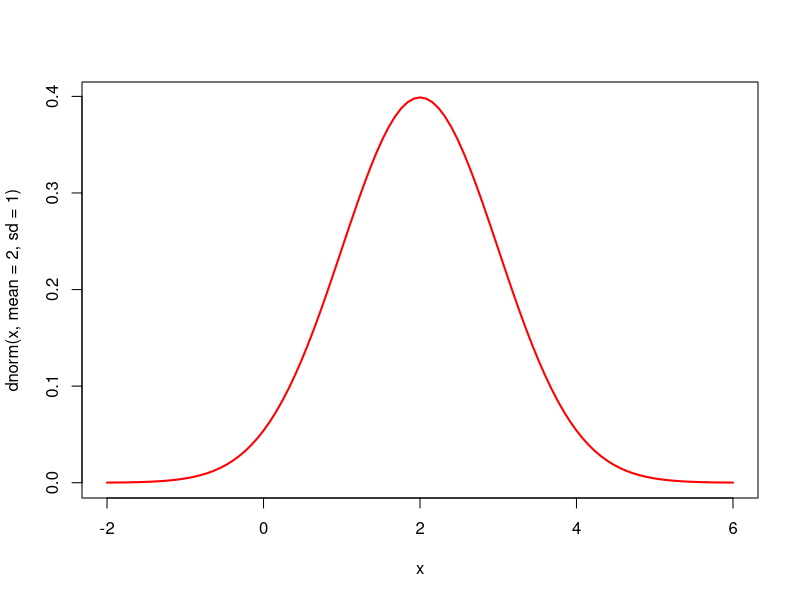
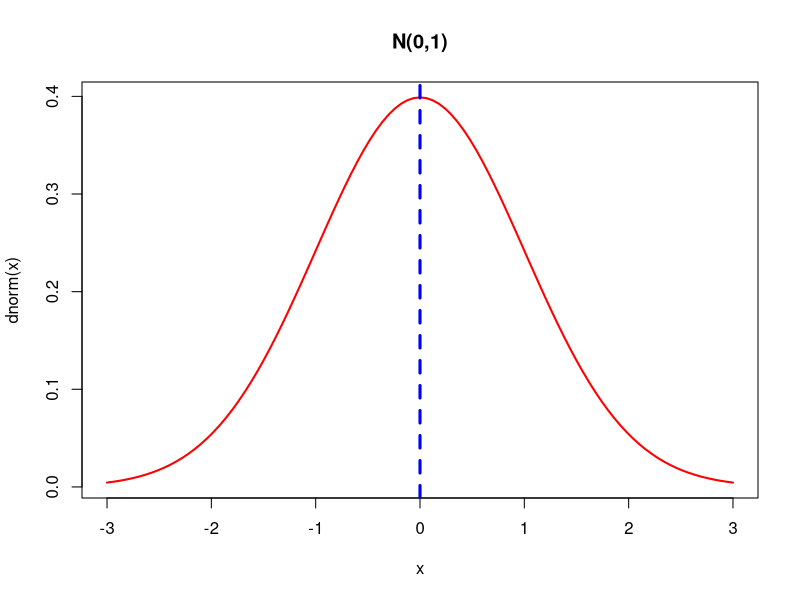
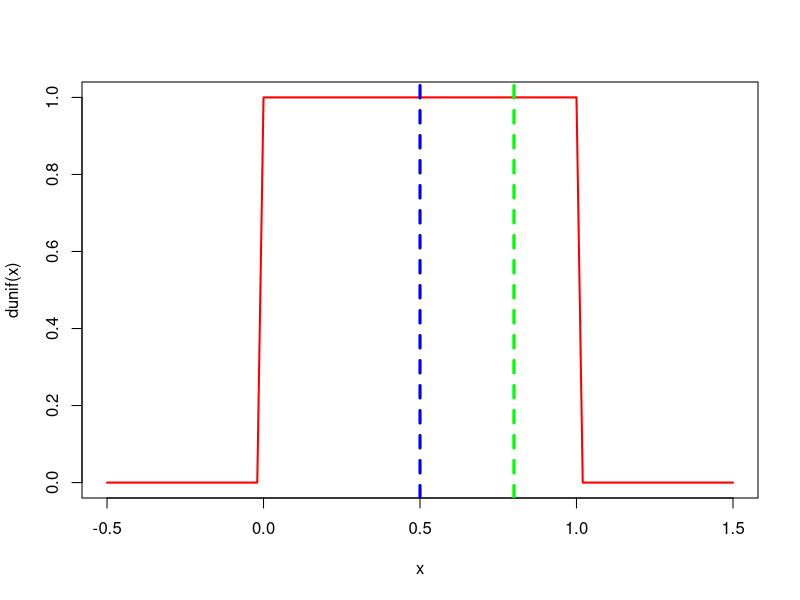
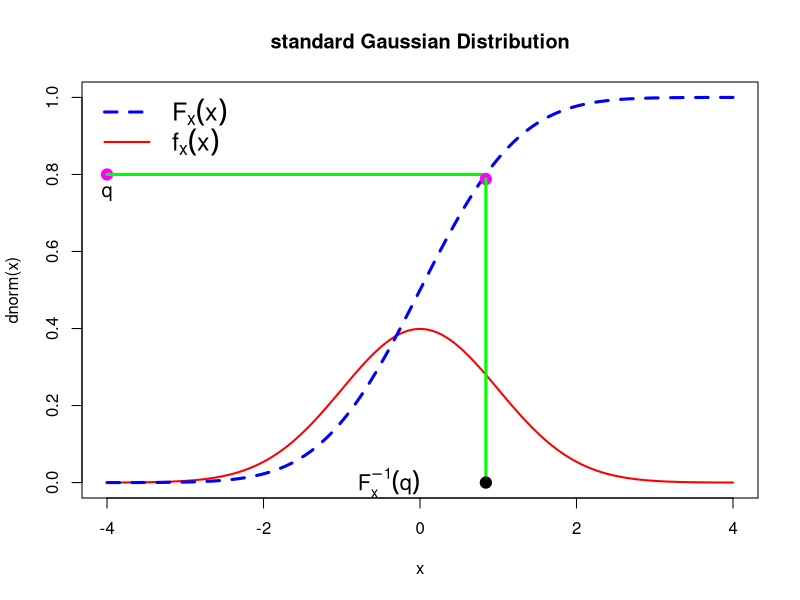
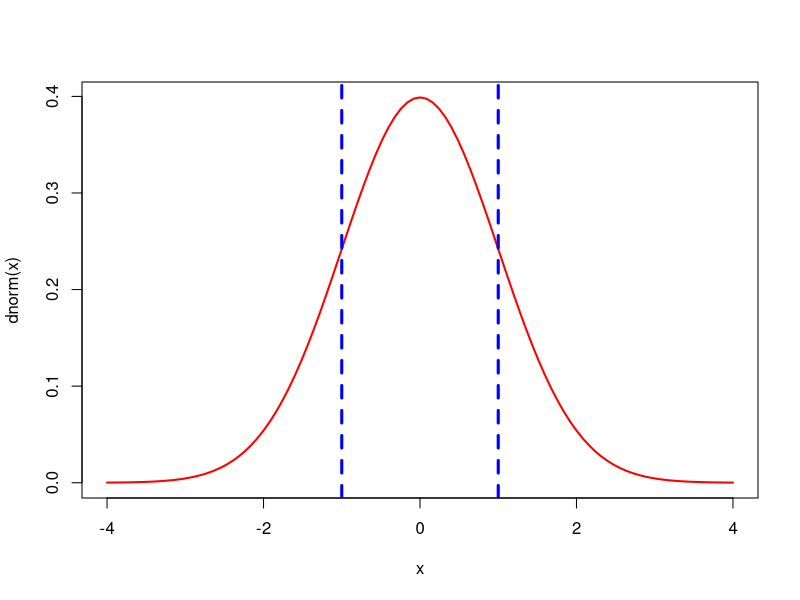
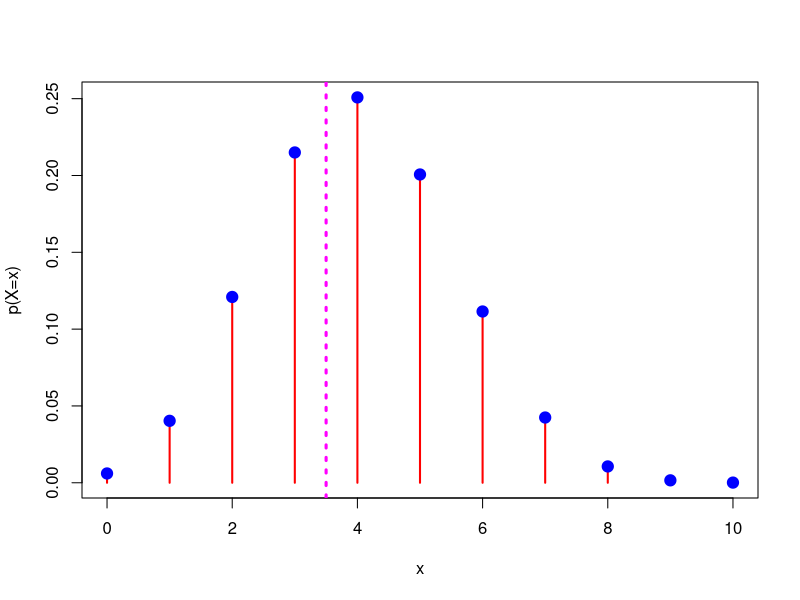
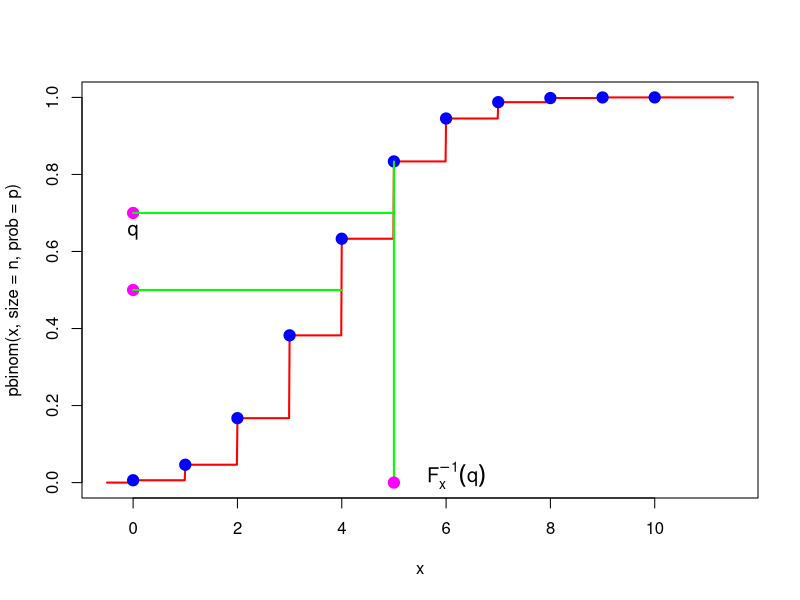

R code for these plots, in order:
## ---- chunk 1
knitr::opts_chunk$set(echo = TRUE)
## ---- chunk 2
par(mfrow = c(1,1))
curve(dnorm(x, mean = 2, sd = 1), -2, 6, 
      col ="red", lwd="2")

curve(dnorm(x), -3, 3, col = "red", lwd =2,
      main = "N(0,1)")

abline(v=0 , col = "blue", lwd = 3, lty =2)
pnorm(0)

qnorm(0.5)## quantile function


 
 curve(dunif(x), col = "red", lwd =2, -0.5, 1.5) 
abline(v=0.5, col ="blue", lwd = 3, lty = 2) 
punif(0.5)
abline(v=0.8, col = "green", lwd = 3 , lty = 2)
punif(0.8)




x = seq(-4,4, by = 0.01)
plot(x, dnorm(x), col = "red", lwd =2,
     type = "l", ylim = c(0,1))
pnorm(x)
lines(x, pnorm(x), col = "blue", lwd = 3, lty = 2)
legend("topleft", legend = c(expression(F[x](x)),
                             expression(f[x](x))),
       
        col = c("blue", "red"), lwd =c(3,2)
       ,lty = c(2,1), bty = "n", cex = 1.5)
title("standard Gaussian Distribution")

points(-4, 0.8, pch =19, col= "magenta",
       cex= 1.5)
segments(x0 =-4, y0= 0.8, x1= qnorm(0.8),y1 = 0.8,col = "green", lwd = 3)

points(qnorm(0.8),pnorm(0.8), pch = 19
      , col = "magenta", cex =1.5)
segments(x0= qnorm(0.8), y0=pnorm(0.8),x1=qnorm(0.8), y1=0, col = "green", lwd = 3)
points(qnorm(0.8),0,pch =19, col = "black",cex=1.5)
text(-4, 0.75, expression(q), cex = 1.2)
text(-0.4, 0, expression(F[x]^{-1} *(q)),
     cex =1.3)





curve(dnorm(x), col = "red",lwd = 2, -4,4)
abline(v =c(-1,1), col = "blue", lwd =3, lty =2)
integrate(dnorm, -1, 1)
pnorm(1)- pnorm(-1)
p=0.4
n=10
x= 0:n
p_x = choose(n, x)* p^x*(1-p)^(n-x)
plot(x, p_x, type = "h" , col = "red", lwd =2,
     ylab = "p(X=x)")
points(x,p_x, pch= 19, col ="blue", cex =1.5)
abline(v= 3.5, col = "magenta",lwd =3, lty = 3)
pbinom(3.5, size = n, prob = p)
p_x[1] + p_x[x] + p_x[3] + p_x[4]
p_x[1:4]
sum(p_x[1:4])


x=seq(-0.5,11.5,by=0.01)
plot(x,pbinom(x,size=n,prob=p),type = "l",col="red",lwd=2)
points(0:10,cumsum(p_x),pch=19,cex=1.5,col="blue")
sum(1:4)
cumsum(1:4)
points(0,0.5,pch=19,col="magenta",cex=1.5)
segments(0,0.5,qbinom(0.5,size=n,prob=p),0.5,col="green",lwd=2)


qbinom(0.5,size=n,prob=p)
points(0,0.7,pch=19,col="magenta",cex=1.5)
segments(0,0.7,qbinom(0.7,size=n,prob=p),0.7,col="green",lwd=2)
qbinom(0.7,size=n,prob=p)
text(0,0.65,expression(q),cex=1.2)
segments(x0=5,y0=pbinom(5,size = n,prob=p),x1=5,y1=0,col="green",lwd = 2)
points(5,0,pch=19,col="magenta",cex=1.5)
text(6.2,0.02,expression(F[x]^{-1}*(q)),cex=1.2)


